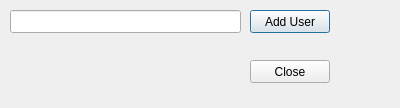
<?xml version="1.0" encoding="UTF-8"?>
<ui version="4.0">
 <class>AddUserDialog</class>
 <widget class="QDialog" name="AddUserDialog">
  <property name="geometry">
   <rect>
    <x>0</x>
    <y>0</y>
    <width>400</width>
    <height>108</height>
   </rect>
  </property>
  <property name="windowTitle">
   <string>Dialog</string>
  </property>
  <widget class="QLineEdit" name="AddUserLineEdit">
   <property name="geometry">
    <rect>
     <x>10</x>
     <y>10</y>
     <width>231</width>
     <height>23</height>
    </rect>
   </property>
   <property name="minimumSize">
    <size>
     <width>231</width>
     <height>0</height>
    </size>
   </property>
   <property name="maxLength">
    <number>32</number>
   </property>
  </widget>
  <widget class="QPushButton" name="addUserPushButton">
   <property name="geometry">
    <rect>
     <x>250</x>
     <y>10</y>
     <width>80</width>
     <height>23</height>
    </rect>
   </property>
   <property name="text">
    <string>Add User</string>
   </property>
  </widget>
  <widget class="QPushButton" name="addUserClosePushButton">
   <property name="geometry">
    <rect>
     <x>250</x>
     <y>60</y>
     <width>80</width>
     <height>23</height>
    </rect>
   </property>
   <property name="text">
    <string>Close</string>
   </property>
  </widget>
 </widget>
 <resources/>
 <connections/>
</ui>
